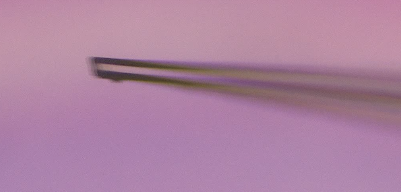
//> input picture Opencv2FindCounters/Opencv2FindCounters/pic/input.png, 401 x 192 px, given in place of test1.mp4, which was not available
$ ./VisualFeedback   (built with g++ and OpenCV 4)
//> lines starting //> are read from the running program, lines starting //| are printed output that depends on the picture; after the words box and inside, x2 and y2 are one past the last pixel; in counts of white or black regions, pixels touching at a corner belong together; pictures that were not available may be replaced by others from this repository, and a replacement may not be noted
//> in OpenVideo, frame is the input picture: 192 rows x 401 cols, CV_8UC3; mean B, G, R 160.6, 130.6, 173.3
// Opencv Version 3.4.1

#include <iostream>
#include <vector>
#include <opencv2/opencv.hpp>
#include <opencv2/core.hpp>
#include <opencv2/imgproc/types_c.h>
#include <opencv2/core/types_c.h>

using namespace std;

// [83 lines left out: functions FindCircle, VisualFeedback, not called in this run]


void FindContours(cv::Mat img)
{
	cv::Mat fliter_img;
	// Gaussian
	GaussianBlur(img, fliter_img, cv::Size(3, 3), 0);
	// Canny
	// Canny(fliter_img, fliter_img, 100, 250);

	// Define ROI region
	cv::Rect roiRect = selectROI(fliter_img);
//> the box from (100, 48) to (300, 144) is selected with the mouse
//> roiRect = Rect(100, 48, 200, 96)
	cv::Mat roi = img(roiRect);
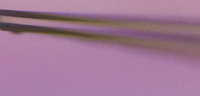
//> roi: 96 rows x 200 cols, CV_8UC3; mean B, G, R 147.8, 119.7, 159.8
	// cout << "roi x: " << roiRect.x << " roi y: " << roiRect.y << endl;

	// Convert ROI to gray scale
	cv::Mat gray;
	cvtColor(roi, gray, CV_BGR2GRAY);
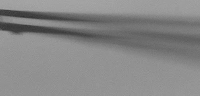
//> gray: 96 rows x 200 cols, CV_8UC1; min 46, max 169, mean 134.9
	// cv::imshow("Gray image", gray);

	// binary image using thresholding
	cv::Mat binary;
	threshold(gray, binary, 0, 255, CV_THRESH_BINARY | CV_THRESH_OTSU);
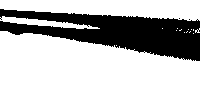
//> binary: 96 rows x 200 cols, CV_8UC1; 71.6% white; 3 black regions (2 under 20 px)
	// cv::imshow("Binary image", binary);

	// Find contours of binary image
	vector<vector<cv::Point>> contours;
	vector<cv::Vec4i> hierarchy;
	findContours(binary, contours, hierarchy, CV_RETR_TREE, CV_CHAIN_APPROX_SIMPLE);
//> contours = 24 contours, 21 with area under 20; largest, box (x1, y1, x2, y2) and area: (0, 31, 200, 96) 9950, (0, 0, 200, 21) 2803, (0, 16, 100, 29) 392
	// cout << "ROI number: " << contours.size() << endl;

	// Find the max area contour
	vector< cv::Point > contour;
	unsigned long long max_contour = 0;
	double max_area = cv::contourArea(cv::InputArray(contours[1]), false);
//> max_area = 0

	for (unsigned long long i = 1; i < contours.size(); i++) {
		double temp_area = cv::contourArea(cv::InputArray(contours[i]), false);
		if (max_area < temp_area) {
			max_area = temp_area;
			max_contour = i;
		}
	}
//> this loop made 23 passes
//> (temp_area, max_area) on pass 5: (9950.5, 9950.5)
//> temp_area on passes 17, 20: 392, 2803
//> after the loop, max_area = 9950.5; max_contour = 5

	contour = contours[max_contour];
//> contour = contour of 132 points, box (x1, y1, x2, y2) (0, 31, 200, 96), area 9950
	cout << "Max Contour Number: " << max_contour << endl;
//| Max Contour Number: 5

	// Draw contours on input image
	cv::Mat output = roi.clone();


	for (size_t i = 1; i < contours.size(); i++)
	{
		// Draw contour on input image
		drawContours(output, contours, i, cv::Scalar(0, 0, 255), 2, cv::LINE_8, hierarchy, 0);
		cout << "Contour Number: " << i << endl;
	}
//> this loop made 23 passes
//| Contour Number: 1
//| Contour Number: 2
//| Contour Number: 3
//| Contour Number: 4
//| Contour Number: 5
//| Contour Number: 6
//| Contour Number: 7
//| Contour Number: 8
//> (output is shown up to pass 8 of 23)
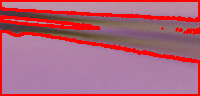
//> output: 96 rows x 200 cols, CV_8UC3; 16.76% of pixels changed, all inside (x1, y1, x2, y2) = (0, 0, 200, 96)

	// compute moments of contour
	cv::Moments m = moments(contour, true);
//> m = moments, m00 9950.5, centre m10/m00, m01/m00 = (88.93, 69.14)

	// Compute center of mass
	cv::Point2f center(m.m10 / m.m00, m.m01 / m.m00);
//> center = Point(88.93, 69.14)
	cv::Point2f drawCenter(m.m10 / m.m00, m.m01 / m.m00);
//> drawCenter = Point(88.93, 69.14)

	// Shift center of mass to ROI coordinates
	center.x += roiRect.x;
//> center = Point(188.9, 69.14)
	center.y += roiRect.y;
//> center = Point(188.9, 117.1)

	// Display center coordinates
	cout << "Center of object " << ": " << center << endl;
//| Center of object : [188.933, 117.142]

	// Draw the center on input image
	cv::circle(output, drawCenter, 10, cv::Scalar(0, 255, 0), -1);
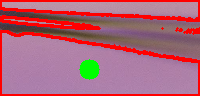
//> output: 96 rows x 200 cols, CV_8UC3; 1.65% of pixels changed, all inside (x1, y1, x2, y2) = (79, 59, 100, 80)

	// Display input and output image
	// cv::imshow("Input", img);
	cv::imshow("Output", output);

	cv::waitKey(0);
	cv::destroyAllWindows();
}


void OpenVideo()
{
	// open mp4 video
	cv::VideoCapture cap("D:\\Simon_workspace\\visualFeedback\\src\\test1.mp4");

	// read mp4 video frame by frame, then change frame to IplImage format
	while (true)
	{
		// read every frame
		cv::Mat frame;
		cap.read(frame);

		// if read video done, then exist loop
		if (frame.empty())
		{
			break;
		}

		// show frame
		// cv::imshow("frame", frame);


		// Visual Feedback
		// FindCircle(frame);	// Cannot detect the little circle
		// VisualFeedback(frame);
		FindContours(frame);


		// press q to exist
		if (cv::waitKey(1) == 'q')
//> the 'q' key is pressed
		{
			break;
		}
	}

	// release resource
	cap.release();
	cv::destroyAllWindows();

}

// [18 lines left out: function Test, not called in this run]

int main()
{
	// open video
	OpenVideo();

	// Test();

}
